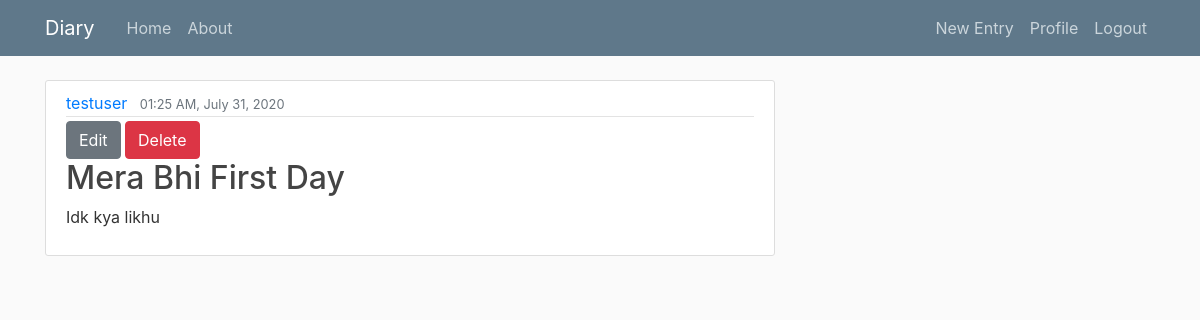
The app's page /userdiary/3/ (signed in) with its own data.
### diary/models.py (models this page shows, shortened)
class Entry(models.Model):
	title=models.CharField(max_length=100)
	content=models.TextField()
	date_posted=models.DateTimeField(default=timezone.now)
	owner=models.ForeignKey(User,on_delete=models.CASCADE)
	class Meta:
		verbose_name_plural='Entries'

### diary/views.py (the view)
# urls.py: path('userdiary/<int:pk>/',views.EntryDetailView.as_view(),name='detail'),
class EntryDetailView(LoginRequiredMixin,UserPassesTestMixin,DetailView):
	model=Entry
	def test_func(self):
		self.object=self.get_object()
		if self.request.user==self.object.owner:
			return True
		return False

### diary/templates/diary/entry_detail.html
{% extends "diary/base.html" %}
{% block content %}
        <article class="media content-section">
          <div class="media-body">
            <div class="article-metadata">
              <a class="mr-2" href="#">{{ object.owner }}</a>
              <small class="text-muted">{{ object.date_posted| date:"h:i A, F d, Y" }}</small>
            </div>
            <div>
              <a class="btn btn-secondary" href="{% url 'update' entry.id %}">Edit</a>
              <a class="btn btn-danger" href="{% url 'delete' entry.id %}">Delete</a>
            </div>
            <h2 class="article-title">{{ object.title }}</h2>
            <p class="article-content2">{{ object.content }}</p>
          </div>
        </article>
{% endblock content %}

### diary/static/diary/main.css (style rules this page uses)
body { background: #fafafa; color: #333333; margin-top: 5rem; }
h1, h2, h3, h4, h5, h6 { color: #444444; }
.content-section { background: #ffffff; padding: 10px 20px; border: 1px solid #dddddd; border-radius: 3px; margin-bottom: 20px; }
.article-title { color: #444444; }
.article-content2 { white-space: pre-line; }
.article-metadata { padding-bottom: 1px; margin-bottom: 4px; border-bottom: 1px solid #e3e3e3 }

### records on screen
Entry: owner "testuser", date_posted "01:25 AM, July 31, 2020", title "Mera Bhi First Day", content "Idk kya likhu"
